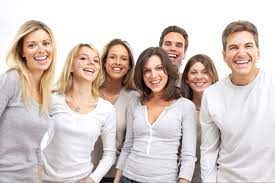
#> input picture download.jpg, 275 x 183 px
$ python 'resim yüz algılama.py'
#> lines starting #> are read from the running program, lines starting #| are printed output that depends on the picture
import cv2

#Haar cascade classifier yukle
face_cascade = cv2.CascadeClassifier('haarcascade_frontalface_default.xml')
eye_cascade = cv2.CascadeClassifier('haarcascade_eye.xml')


img = cv2.imread("download.jpg") #dosyayi oku
#> img is the input picture: shape (183, 275, 3); mean B, G, R 194.6, 199.2, 212.3
print(img.shape)
#| (183, 275, 3)
gray = cv2.cvtColor(img, cv2.COLOR_BGR2GRAY) #siyah-beyaz yap
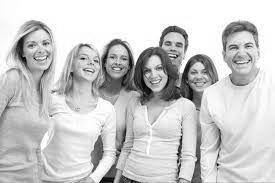
#> gray: shape (183, 275); min 1, max 255, mean 202.6

#yuzleri bul
faces = face_cascade.detectMultiScale(gray, 1.3, 5, minSize = (130,130))
#> faces = ()

#yuzleri isaretle
for (x,y,w,h) in faces:
    img = cv2.rectangle(img, (x,y), (x+w,y+h), (0,255,0), 2)
    roi_gray = gray[y:y+h, x:x+w]
    roi_color = img[y:y+h, x:x+w]
    #gozleri bul
    eyes = eye_cascade.detectMultiScale(roi_gray, minSize=(50,50))
    #gozleri isaretle
    for (x1,y1,w1,h1) in eyes:
        cv2.rectangle(roi_color, (x1,y1), (x1+w1,y1+h1), (255,0,0),2)
#> this loop made 0 passes

cv2.imshow('img',img) #ekranda
cv2.imwrite("output_detected.jpg", img) #kaydet
cv2.waitKey(0) #tusa basinca cik
cv2.destroyAllWindows()
